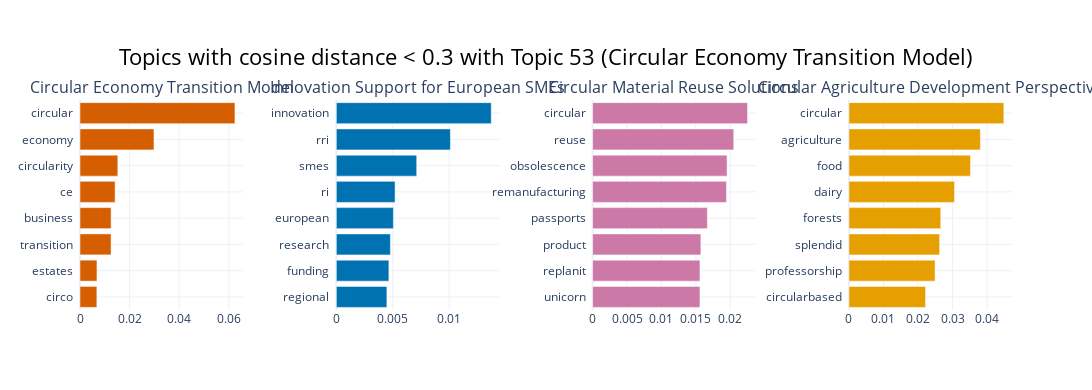

Write notebook code for a chart like this one.
### Code cell
# show other topics that are closest related
closest_topics = topic_info[topic_info['distance'] < MIN_DISTANCE]['Topic']
title_barchart = f'Topics with cosine distance < {MIN_DISTANCE} with Topic {SELECTED_TOPIC_ID} ({SELECTED_TOPIC_NAME})'
topic_model.visualize_barchart(title=title_barchart, topics=closest_topics, n_words=15, custom_labels=True, width=450, height=300)

### Figure 1 — Plotly figure (JSON) as saved in the notebook; plotly's stock layout.template omitted (floating-point values rounded to 4 significant figures)
{"data": [{"marker": {"color": "#D55E00"}, "orientation": "h", "type": "bar", "x": [0.006801, 0.006837, 0.01252, 0.01254, 0.01414, 0.01525, 0.02982, 0.06247], "xaxis": "x", "y": ["circo  ", "estates  ", "transition  ", "business  ", "ce  ", "circularity  ", "economy  ", "circular  "], "yaxis": "y"}, {"marker": {"color": "#0072B2"}, "orientation": "h", "type": "bar", "x": [0.004478, 0.004656, 0.00479, 0.005054, 0.005204, 0.007119, 0.0101, 0.01372], "xaxis": "x2", "y": ["regional  ", "funding  ", "research  ", "european  ", "ri  ", "smes  ", "rri  ", "innovation  "], "yaxis": "y2"}, {"marker": {"color": "#CC79A7"}, "orientation": "h", "type": "bar", "x": [0.0156, 0.0156, 0.01573, 0.01668, 0.01946, 0.01954, 0.02051, 0.02252], "xaxis": "x3", "y": ["unicorn  ", "replanit  ", "product  ", "passports  ", "remanufacturing  ", "obsolescence  ", "reuse  ", "circular  "], "yaxis": "y3"}, {"marker": {"color": "#E69F00"}, "orientation": "h", "type": "bar", "x": [0.02219, 0.02493, 0.02625, 0.02658, 0.03055, 0.03518, 0.03804, 0.04483], "xaxis": "x4", "y": ["circularbased  ", "professorship  ", "splendid  ", "forests  ", "dairy  ", "food  ", "agriculture  ", "circular  "], "yaxis": "y4"}], "layout": {"annotations": [{"font": {"size": 16}, "showarrow": false, "text": "Circular Economy Transition Model", "x": 0.0875, "xanchor": "center", "xref": "paper", "y": 1, "yanchor": "bottom", "yref": "paper"}, {"font": {"size": 16}, "showarrow": false, "text": "Innovation Support for European SMEs", "x": 0.3625, "xanchor": "center", "xref": "paper", "y": 1, "yanchor": "bottom", "yref": "paper"}, {"font": {"size": 16}, "showarrow": false, "text": "Circular Material Reuse Solutions", "x": 0.6375, "xanchor": "center", "xref": "paper", "y": 1, "yanchor": "bottom", "yref": "paper"}, {"font": {"size": 16}, "showarrow": false, "text": "Circular Agriculture Development Perspective", "x": 0.9125, "xanchor": "center", "xref": "paper", "y": 1, "yanchor": "bottom", "yref": "paper"}], "height": 390, "hoverlabel": {"bgcolor": "white", "font": {"family": "Rockwell", "size": 16}}, "showlegend": false, "title": {"font": {"color": "Black", "size": 22}, "text": "Topics with cosine distance < 0.3 with Topic 53 (Circular Economy Transition Model)", "x": 0.5, "xanchor": "center", "yanchor": "top"}, "width": 1800, "xaxis": {"anchor": "y", "domain": [0, 0.175], "showgrid": true}, "xaxis2": {"anchor": "y2", "domain": [0.275, 0.45], "showgrid": true}, "xaxis3": {"anchor": "y3", "domain": [0.55, 0.725], "showgrid": true}, "xaxis4": {"anchor": "y4", "domain": [0.825, 1], "showgrid": true}, "yaxis": {"anchor": "x", "domain": [0, 1], "showgrid": true}, "yaxis2": {"anchor": "x2", "domain": [0, 1], "showgrid": true}, "yaxis3": {"anchor": "x3", "domain": [0, 1], "showgrid": true}, "yaxis4": {"anchor": "x4", "domain": [0, 1], "showgrid": true}}}
